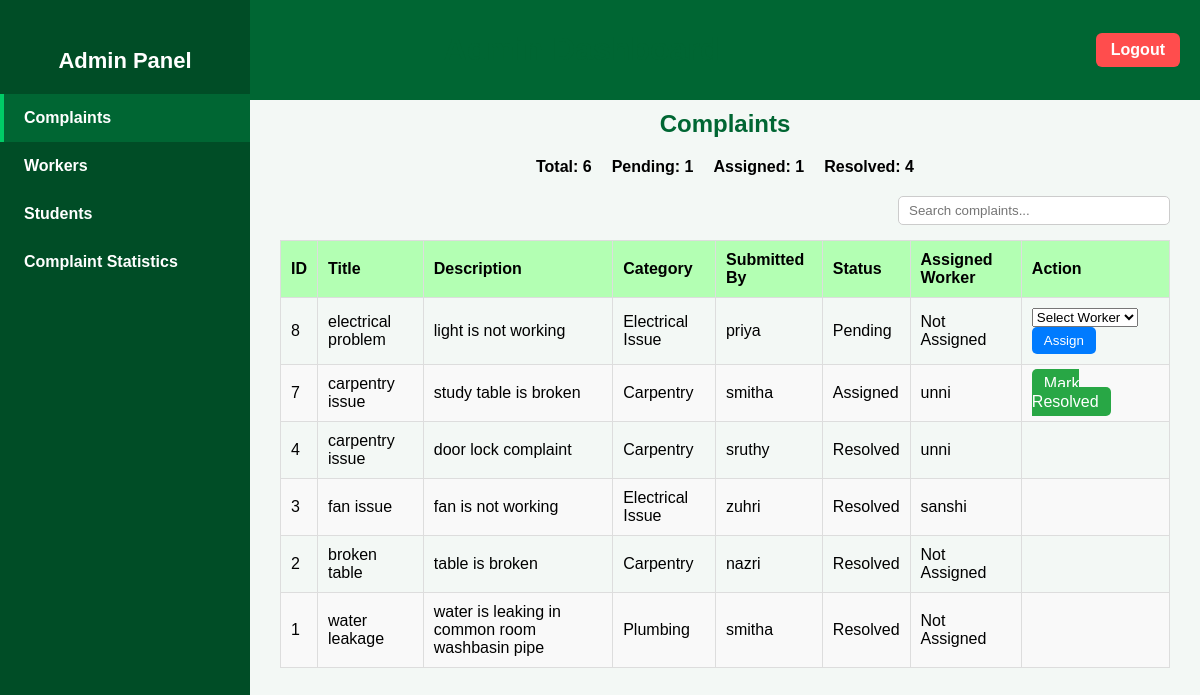
The app's page /admin-dashboard/ (signed in), older data.
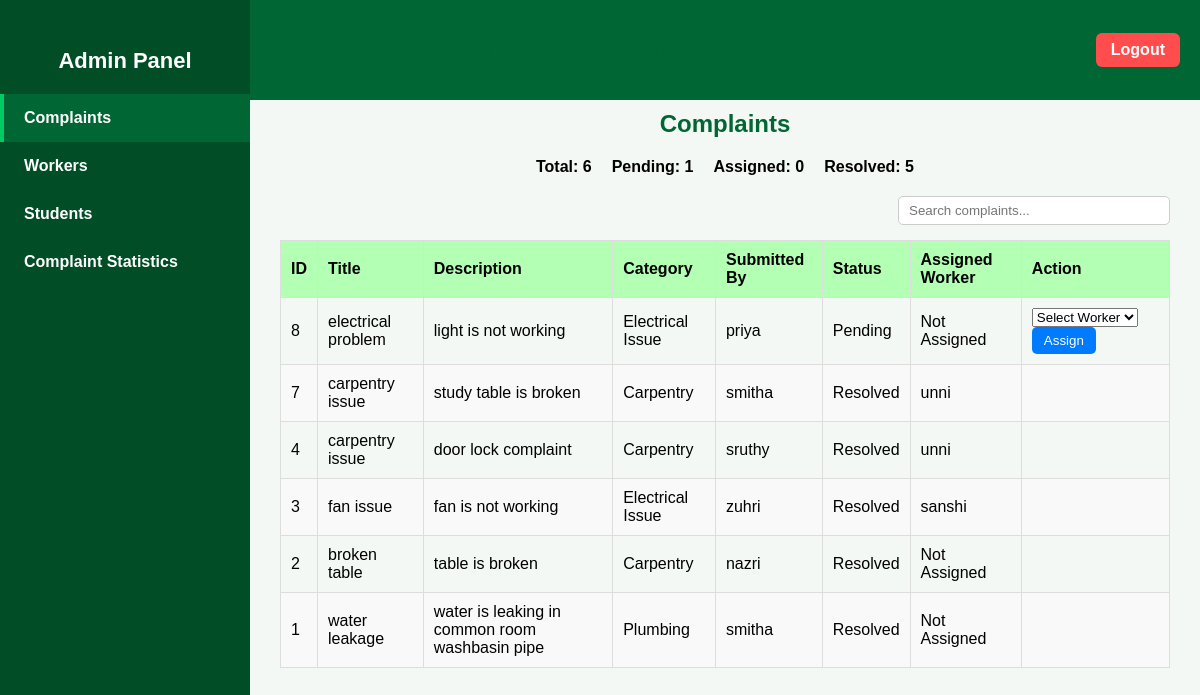
The same page, newer data.
### fixitnow/models.py (models this page shows, shortened)
class Complaint(models.Model):
    STATUS_CHOICES = [
        ('Pending', 'Pending'),
        ('Assigned', 'Assigned'),
        ('Resolved', 'Resolved'),
    ]
    user = models.ForeignKey(
        CustomUser,
        on_delete=models.CASCADE,
        related_name='student_complaints',
        limit_choices_to={'role': 'student'}
    )
    title = models.CharField(max_length=100)
    description = models.TextField()
    category = models.CharField(max_length=50, choices=CATEGORY_CHOICES, blank=True)
    status = models.CharField(max_length=20, choices=STATUS_CHOICES, default='Pending')
    assigned_worker = models.ForeignKey(
        CustomUser,
        on_delete=models.SET_NULL,
        null=True,
        blank=True,
        related_name='assigned_complaints',
        limit_choices_to={'role': 'worker'}
    )
    image = models.ImageField(upload_to='complaint_images/', blank=True, null=True)
    created_at = models.DateTimeField(auto_now_add=True)

class CustomUser(AbstractUser):
    ROLE_CHOICES = (
        ('student', 'Student'),
        ('worker', 'Worker'),
        ('admin', 'Admin'),
    )
    role = models.CharField(max_length=10, choices=ROLE_CHOICES, default='student')

### fixitnow/views.py (the view)
# urls.py: path("admin-dashboard/", views.admin_dashboard, name="admin_dashboard"),
@login_required(login_url="login")
def admin_dashboard(request):
    if request.user.role != 'admin':
        return HttpResponseForbidden("You are not authorized to view this page.")
    complaints = Complaint.objects.all().order_by("-created_at")
    workers = WorkerProfile.objects.select_related('user').all()
    students = StudentProfile.objects.select_related('user').all()
    pending_count = Complaint.objects.filter(status="Pending").count()
    assigned_count = Complaint.objects.filter(status="Assigned").count()
    resolved_count = Complaint.objects.filter(status="Resolved").count()
    context = {
        "complaints": complaints,
        "workers": workers,
        "students": students,
        "pending_count": pending_count,
        "assigned_count": assigned_count,
        "resolved_count": resolved_count,
    }
    return render(request, "admin_dashboard.html", context)

### templates/admin_dashboard.html (shortened to what this page needs)
{% load static %}
<!DOCTYPE html>
<html lang="en">
<head>
</head>
<body>
    <div class="sidebar" id="sidebar">
        <h2>Admin Panel</h2>
        <a href="#" class="active" onclick="showSection('complaints', event)">Complaints</a>
        <a href="#" onclick="showSection('workers', event)">Workers</a>
        <a href="#" onclick="showSection('students', event)">Students</a>
        <a href="#" onclick="showSection('statistics', event)">Complaint Statistics</a>
    </div>
    <div class="header">
        <button class="menu-btn" onclick="toggleSidebar()">☰</button>
        <h1>Admin Dashboard</h1>
        <a href="{% url 'logout' %}" class="logout-btn">Logout</a>
    </div>
    <div class="main-content">
        <div id="complaints" class="section">
            <h2>Complaints</h2>
            <div style="display:flex; gap:20px; justify-content:center; font-weight:bold; margin-bottom:20px;">
                <div>Total: {{ complaints.count }}</div>
                <div>Pending: {{ pending_count }}</div>
                <div>Assigned: {{ assigned_count }}</div>
                <div>Resolved: {{ resolved_count }}</div>
            </div>
            <div class="search-bar">
                <input type="text" placeholder="Search complaints..." onkeyup="filterTable('complaintTable', this.value)">
            </div>
            <table id="complaintTable">
                <thead>
                    <tr>
                        <th>ID</th><th>Title</th><th>Description</th>
                        <th>Category</th><th>Submitted By</th>
                        <th>Status</th><th>Assigned Worker</th><th>Action</th>
                    </tr>
                </thead>
                <tbody>
                    {% for complaint in complaints %}
                    <tr>
                        <td>{{ complaint.id }}</td>
                        <td>{{ complaint.title }}</td>
                        <td>{{ complaint.description }}</td>
                        <td>{{ complaint.category }}</td>
                        <td>{{ complaint.user.username }}</td>
                        <td>{{ complaint.status }}</td>
                        <td>{% if complaint.assigned_worker %}{{ complaint.assigned_worker.username }}{% else %}Not Assigned{% endif %}</td>
                        <td>
                            {% if complaint.status == "Pending" %}
                                <form method="POST" action="{% url 'assign_worker' complaint.id %}">
                                    <select name="worker_id" required>
                                        <option value="" disabled selected>Select Worker</option>
                                    </select>
                                    <button type="submit">Assign</button>
                                </form>
                            {% elif complaint.status != "Resolved" %}
                                <a href="{% url 'mark_resolved' complaint.id %}" class="btn" style="background:#28a745;">Mark Resolved</a>
                            {% endif %}
                        </td>
                    </tr>
                    {% empty %}
                    <tr><td colspan="8">No complaints found.</td></tr>
                    {% endfor %}
                </tbody>
            </table>
        </div>
    </div>
</body>
</html>

Row changes from the older to the newer data that the page shows:
changed Complaint "study table is broken": status "Assigned" → "Resolved"; no longer shows "Mark Resolved"
Text that changed along with them:
{{ assigned_count }}: "1" → "0"
{{ resolved_count }}: "4" → "5"
